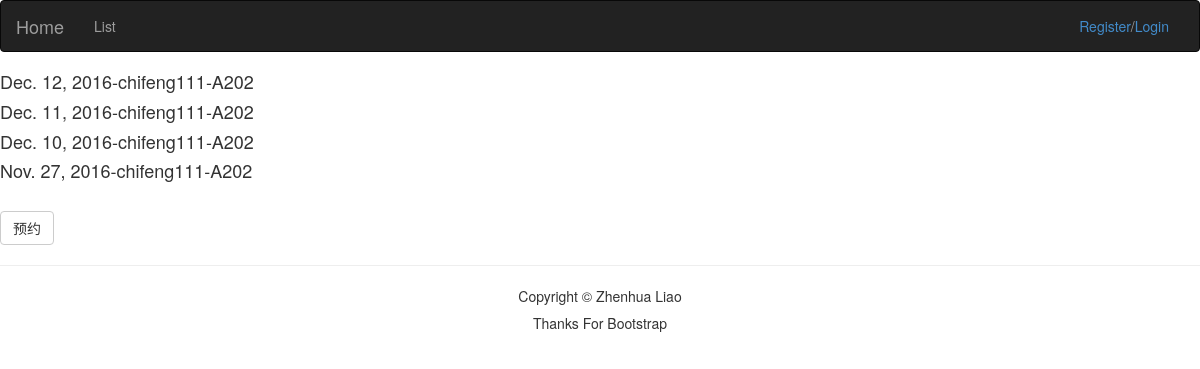
The app's page /conferance/2/ with its own data.
### conferance/models.py (models this page shows, shortened)
class Order(models.Model):
    user = models.ForeignKey(User, default=1)
    room = models.ForeignKey(ConfeRoom, default=1)
    time = models.DateField()

class ConfeRoom(models.Model):
    num = models.CharField(max_length=5)
    size = models.CharField(max_length=5)
    class MEAT:                 #引入MEAT中间件，为了在前端显示的时候以“num”顺序排列，与下一个类似
        ordering = ["num"]
    def __str__(self):
        return self.num

### conferance/views.py (the view)
# urls.py: url(r'^(?P<id>[0-9]+)/$', views.appointment, name='appointment'),#列出预约情况
def appointment(request, id):
    room = get_object_or_404(ConfeRoom, id=id)
    order = Order.objects.filter(room=room).order_by('-time')
    content = {
        'order': order,
        'room': room
    }
    return render(request, 'order.html', content)

### conferance/templates/order.html (shortened to what this page needs)
{% extends 'base.html' %}
{% block body %}
    {% for i in order %}
        <h4>{{ i.time }}-{{ i.user }}-{{ i.room }}</h4>
    {% endfor %}
    <br>
    <a href="{% url 'conferance:add' room.id %}" class="btn btn-default" role="button">预约</a>
{% endblock %}

### records on screen
Order: time "Dec. 12, 2016", user "chifeng111", room "A202"
Order: time "Dec. 11, 2016", user "chifeng111", room "A202"
Order: time "Dec. 10, 2016", user "chifeng111", room "A202"
Order: time "Nov. 27, 2016", user "chifeng111", room "A202"
